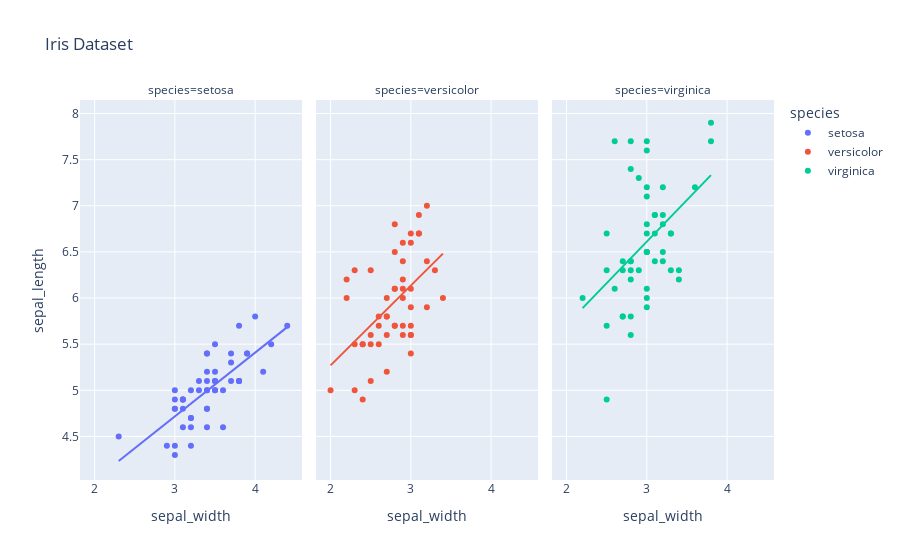

Here is the notebook cell this chart was saved with:
### Markdown cell above
2. Grammar of Graphics

### Code cell
import plotly.express as px   
df = px.data.iris()
fig = px.scatter(df, x="sepal_width", y="sepal_length", color="species", facet_col="species", trendline="ols", title="Iris Dataset")
fig.show()

### Figure 1 — Plotly figure (JSON) as saved in the notebook; plotly's stock layout.template omitted (floating-point values rounded to 4 significant figures)
{"data": [{"hovertemplate": "species=setosa<br>sepal_width=%{x}<br>sepal_length=%{y}<extra></extra>", "legendgroup": "setosa", "marker": {"color": "#636efa", "symbol": "circle"}, "mode": "markers", "name": "setosa", "orientation": "v", "showlegend": true, "type": "scatter", "x": [3.5, 3, 3.2, 3.1, 3.6, 3.9, 3.4, 3.4, 2.9, 3.1, 3.7, 3.4, 3, 3, 4, 4.4, 3.9, 3.5, 3.8, 3.8, 3.4, 3.7, 3.6, 3.3, 3.4, 3, 3.4, 3.5, 3.4, 3.2, 3.1, 3.4, 4.1, 4.2, 3.1, 3.2, 3.5, 3.1, 3, 3.4, 3.5, 2.3, 3.2, 3.5, 3.8, 3, 3.8, 3.2, 3.7, 3.3], "xaxis": "x", "y": [5.1, 4.9, 4.7, 4.6, 5, 5.4, 4.6, 5, 4.4, 4.9, 5.4, 4.8, 4.8, 4.3, 5.8, 5.7, 5.4, 5.1, 5.7, 5.1, 5.4, 5.1, 4.6, 5.1, 4.8, 5, 5, 5.2, 5.2, 4.7, 4.8, 5.4, 5.2, 5.5, 4.9, 5, 5.5, 4.9, 4.4, 5.1, 5, 4.5, 4.4, 5, 5.1, 4.8, 5.1, 4.6, 5.3, 5], "yaxis": "y"}, {"hovertemplate": "<b>OLS trendline</b><br>sepal_length = 0.690854 * sepal_width + 2.64466<br>R<sup>2</sup>=0.557681<br><br>species=setosa<br>sepal_width=%{x}<br>sepal_length=%{y} <b>(trend)</b><extra></extra>", "legendgroup": "setosa", "marker": {"color": "#636efa", "symbol": "circle"}, "mode": "lines", "name": "setosa", "showlegend": false, "type": "scatter", "x": [2.3, 2.9, 3, 3, 3, 3, 3, 3, 3.1, 3.1, 3.1, 3.1, 3.1, 3.2, 3.2, 3.2, 3.2, 3.2, 3.3, 3.3, 3.4, 3.4, 3.4, 3.4, 3.4, 3.4, 3.4, 3.4, 3.4, 3.5, 3.5, 3.5, 3.5, 3.5, 3.5, 3.6, 3.6, 3.7, 3.7, 3.7, 3.8, 3.8, 3.8, 3.8, 3.9, 3.9, 4, 4.1, 4.2, 4.4], "xaxis": "x", "y": [4.234, 4.648, 4.717, 4.717, 4.717, 4.717, 4.717, 4.717, 4.786, 4.786, 4.786, 4.786, 4.786, 4.855, 4.855, 4.855, 4.855, 4.855, 4.924, 4.924, 4.994, 4.994, 4.994, 4.994, 4.994, 4.994, 4.994, 4.994, 4.994, 5.063, 5.063, 5.063, 5.063, 5.063, 5.063, 5.132, 5.132, 5.201, 5.201, 5.201, 5.27, 5.27, 5.27, 5.27, 5.339, 5.339, 5.408, 5.477, 5.546, 5.684], "yaxis": "y"}, {"hovertemplate": "species=versicolor<br>sepal_width=%{x}<br>sepal_length=%{y}<extra></extra>", "legendgroup": "versicolor", "marker": {"color": "#EF553B", "symbol": "circle"}, "mode": "markers", "name": "versicolor", "orientation": "v", "showlegend": true, "type": "scatter", "x": [3.2, 3.2, 3.1, 2.3, 2.8, 2.8, 3.3, 2.4, 2.9, 2.7, 2, 3, 2.2, 2.9, 2.9, 3.1, 3, 2.7, 2.2, 2.5, 3.2, 2.8, 2.5, 2.8, 2.9, 3, 2.8, 3, 2.9, 2.6, 2.4, 2.4, 2.7, 2.7, 3, 3.4, 3.1, 2.3, 3, 2.5, 2.6, 3, 2.6, 2.3, 2.7, 3, 2.9, 2.9, 2.5, 2.8], "xaxis": "x2", "y": [7, 6.4, 6.9, 5.5, 6.5, 5.7, 6.3, 4.9, 6.6, 5.2, 5, 5.9, 6, 6.1, 5.6, 6.7, 5.6, 5.8, 6.2, 5.6, 5.9, 6.1, 6.3, 6.1, 6.4, 6.6, 6.8, 6.7, 6, 5.7, 5.5, 5.5, 5.8, 6, 5.4, 6, 6.7, 6.3, 5.6, 5.5, 5.5, 6.1, 5.8, 5, 5.6, 5.7, 5.7, 6.2, 5.1, 5.7], "yaxis": "y2"}, {"hovertemplate": "<b>OLS trendline</b><br>sepal_length = 0.865078 * sepal_width + 3.53973<br>R<sup>2</sup>=0.276582<br><br>species=versicolor<br>sepal_width=%{x}<br>sepal_length=%{y} <b>(trend)</b><extra></extra>", "legendgroup": "versicolor", "marker": {"color": "#EF553B", "symbol": "circle"}, "mode": "lines", "name": "versicolor", "showlegend": false, "type": "scatter", "x": [2, 2.2, 2.2, 2.3, 2.3, 2.3, 2.4, 2.4, 2.4, 2.5, 2.5, 2.5, 2.5, 2.6, 2.6, 2.6, 2.7, 2.7, 2.7, 2.7, 2.7, 2.8, 2.8, 2.8, 2.8, 2.8, 2.8, 2.9, 2.9, 2.9, 2.9, 2.9, 2.9, 2.9, 3, 3, 3, 3, 3, 3, 3, 3, 3.1, 3.1, 3.1, 3.2, 3.2, 3.2, 3.3, 3.4], "xaxis": "x2", "y": [5.27, 5.443, 5.443, 5.529, 5.529, 5.529, 5.616, 5.616, 5.616, 5.702, 5.702, 5.702, 5.702, 5.789, 5.789, 5.789, 5.875, 5.875, 5.875, 5.875, 5.875, 5.962, 5.962, 5.962, 5.962, 5.962, 5.962, 6.048, 6.048, 6.048, 6.048, 6.048, 6.048, 6.048, 6.135, 6.135, 6.135, 6.135, 6.135, 6.135, 6.135, 6.135, 6.221, 6.221, 6.221, 6.308, 6.308, 6.308, 6.394, 6.481], "yaxis": "y2"}, {"hovertemplate": "species=virginica<br>sepal_width=%{x}<br>sepal_length=%{y}<extra></extra>", "legendgroup": "virginica", "marker": {"color": "#00cc96", "symbol": "circle"}, "mode": "markers", "name": "virginica", "orientation": "v", "showlegend": true, "type": "scatter", "x": [3.3, 2.7, 3, 2.9, 3, 3, 2.5, 2.9, 2.5, 3.6, 3.2, 2.7, 3, 2.5, 2.8, 3.2, 3, 3.8, 2.6, 2.2, 3.2, 2.8, 2.8, 2.7, 3.3, 3.2, 2.8, 3, 2.8, 3, 2.8, 3.8, 2.8, 2.8, 2.6, 3, 3.4, 3.1, 3, 3.1, 3.1, 3.1, 2.7, 3.2, 3.3, 3, 2.5, 3, 3.4, 3], "xaxis": "x3", "y": [6.3, 5.8, 7.1, 6.3, 6.5, 7.6, 4.9, 7.3, 6.7, 7.2, 6.5, 6.4, 6.8, 5.7, 5.8, 6.4, 6.5, 7.7, 7.7, 6, 6.9, 5.6, 7.7, 6.3, 6.7, 7.2, 6.2, 6.1, 6.4, 7.2, 7.4, 7.9, 6.4, 6.3, 6.1, 7.7, 6.3, 6.4, 6, 6.9, 6.7, 6.9, 5.8, 6.8, 6.7, 6.7, 6.3, 6.5, 6.2, 5.9], "yaxis": "y3"}, {"hovertemplate": "<b>OLS trendline</b><br>sepal_length = 0.901534 * sepal_width + 3.90684<br>R<sup>2</sup>=0.209057<br><br>species=virginica<br>sepal_width=%{x}<br>sepal_length=%{y} <b>(trend)</b><extra></extra>", "legendgroup": "virginica", "marker": {"color": "#00cc96", "symbol": "circle"}, "mode": "lines", "name": "virginica", "showlegend": false, "type": "scatter", "x": [2.2, 2.5, 2.5, 2.5, 2.5, 2.6, 2.6, 2.7, 2.7, 2.7, 2.7, 2.8, 2.8, 2.8, 2.8, 2.8, 2.8, 2.8, 2.8, 2.9, 2.9, 3, 3, 3, 3, 3, 3, 3, 3, 3, 3, 3, 3, 3.1, 3.1, 3.1, 3.1, 3.2, 3.2, 3.2, 3.2, 3.2, 3.3, 3.3, 3.3, 3.4, 3.4, 3.6, 3.8, 3.8], "xaxis": "x3", "y": [5.89, 6.161, 6.161, 6.161, 6.161, 6.251, 6.251, 6.341, 6.341, 6.341, 6.341, 6.431, 6.431, 6.431, 6.431, 6.431, 6.431, 6.431, 6.431, 6.521, 6.521, 6.611, 6.611, 6.611, 6.611, 6.611, 6.611, 6.611, 6.611, 6.611, 6.611, 6.611, 6.611, 6.702, 6.702, 6.702, 6.702, 6.792, 6.792, 6.792, 6.792, 6.792, 6.882, 6.882, 6.882, 6.972, 6.972, 7.152, 7.333, 7.333], "yaxis": "y3"}], "layout": {"annotations": [{"font": {}, "showarrow": false, "text": "species=setosa", "x": 0.16, "xanchor": "center", "xref": "paper", "y": 1, "yanchor": "bottom", "yref": "paper"}, {"font": {}, "showarrow": false, "text": "species=versicolor", "x": 0.5, "xanchor": "center", "xref": "paper", "y": 1, "yanchor": "bottom", "yref": "paper"}, {"font": {}, "showarrow": false, "text": "species=virginica", "x": 0.84, "xanchor": "center", "xref": "paper", "y": 1, "yanchor": "bottom", "yref": "paper"}], "legend": {"title": {"text": "species"}, "tracegroupgap": 0}, "title": {"text": "Iris Dataset"}, "xaxis": {"anchor": "y", "domain": [0, 0.32], "title": {"text": "sepal_width"}}, "xaxis2": {"anchor": "y2", "domain": [0.34, 0.66], "matches": "x", "title": {"text": "sepal_width"}}, "xaxis3": {"anchor": "y3", "domain": [0.68, 1.0], "matches": "x", "title": {"text": "sepal_width"}}, "yaxis": {"anchor": "x", "domain": [0, 1], "title": {"text": "sepal_length"}}, "yaxis2": {"anchor": "x2", "domain": [0, 1], "matches": "y", "showticklabels": false}, "yaxis3": {"anchor": "x3", "domain": [0, 1], "matches": "y", "showticklabels": false}}}
